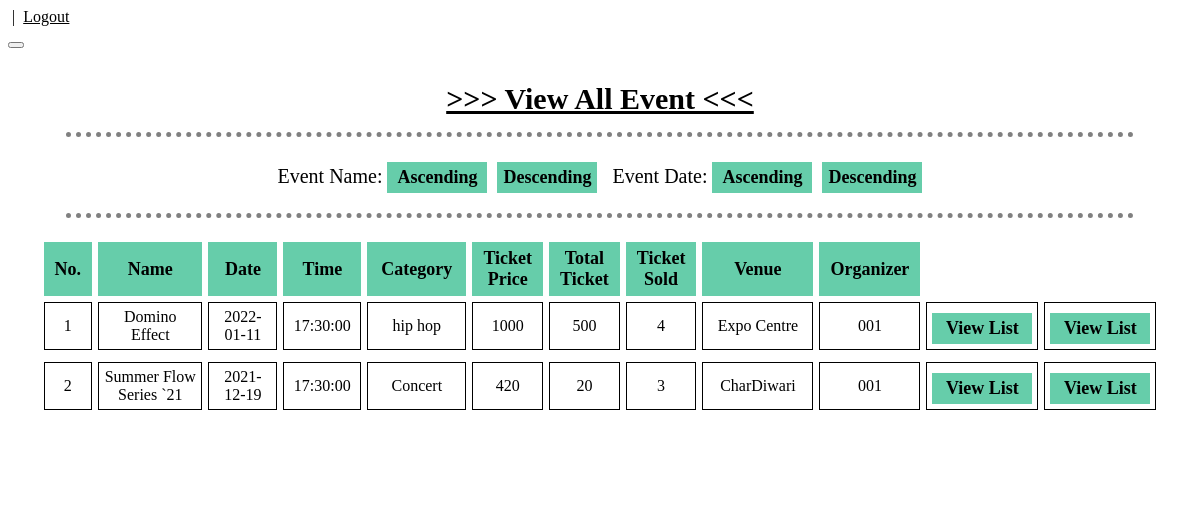
Screenshot of /Urban_Management_Final/DB_Project/event_manage_view.php (signed in) with the database file from the repository.
### tables this page shows
CREATE TABLE `event_details` (
  `EventID` int(10) NOT NULL,
  `EventName` varchar(100) NOT NULL,
  `EventDate` date NOT NULL,
  `EventTime` time NOT NULL,
  `EventCategory` varchar(100) NOT NULL,
  `Artist_id` varchar(21) DEFAULT NULL,
  `Sponsor_id` varchar(20) DEFAULT NULL,
  `EventDescription` text NOT NULL,
  `EventTicketPrice` double NOT NULL,
  `EventTicketTotal` int(11) NOT NULL,
  `EventTicketSold` int(11) NOT NULL,
  `UserID` varchar(10) NOT NULL,
  `VenueID` int(11) NOT NULL
);

CREATE TABLE `venue_details` (
  `VenueID` int(11) NOT NULL,
  `VenueName` varchar(80) NOT NULL,
  `VenueInfo` varchar(100) NOT NULL
);

### Urban_Management_Final/DB_Project/event_manage_view.php (the view, shortened to what this page needs)
<?php
	include "database/connect.php";
	include 'session.php';
?>
<!DOCTYPE html>
<html>
<head>
</head>
<body background="image\concrete1.jpg">
	<button onclick="topFunction()" id="myBtn" title="Go to top"></button>
	<div id="view" align="center">
		<br>
		<p><span style="text-decoration: underline;font-weight: 900;font-size: 30px"> >>> View All Event <<< </span></p>
		<hr>
		<form action="event_manage_view.php" method="POST" style="font-size: 20px;">
			Event Name:
			<input type="submit" name="name_asc" value="Ascending">&nbsp;
			<input type="submit" name="name_desc" value="Descending">
			&nbsp;&nbsp;Event Date:
			<input type="submit" name="date_asc" value="Ascending">&nbsp;
			<input type="submit" name="date_desc" value="Descending">
		</form>
		<hr>
		<table align="center" cellpadding="20px" cellspacing="6px">
			<tr>
				<th width="4%">No.</th>
				<th width="25%">Name</th>
				<th width="11%">Date</th>
				<th width="11%">Time</th>
				<th width="12%">Category</th>
				<th width="4%">Ticket Price</th>
				<th width="4%">Total Ticket</th>
				<th width="4%">Ticket Sold</th>
				<th width="20%">Venue</th>
				<th width="5%">Organizer</th>
			</tr>
			<?php
				if (isset($_POST['name_asc'])) {
					$count=0;
					$conn = mysqli_connect($servername, $username, $password, $dbname);
					$read_event = "SELECT * FROM event_details INNER JOIN venue_details ON event_details.VenueID = venue_details.VenueID ORDER BY EventName ASC";
					$result_read_event = mysqli_query($conn, $read_event);
					if(mysqli_num_rows($result_read_event)>0){
						while($row = mysqli_fetch_array($result_read_event, MYSQLI_ASSOC)){
							$count=$count+1;
							echo "<tr>";
							echo "<td style='text-align:center'>".$count."</td>";
							echo "<td>".$row['EventName']."</td>";
							echo "<td>".$row['EventDate']."</td>";
							echo "<td>".$row['EventTime']."</td>";
							echo "<td>".$row['EventCategory']."</td>";
							echo "<td>".$row['EventTicketPrice']."</td>";
							echo "<td>".$row['EventTicketTotal']."</td>";
							echo "<td>".$row['EventTicketSold']."</td>";
							echo "<td>".$row['VenueName']."</td>";
							echo "<td>".$row['UserID']."</td>";
							echo "<form method='POST' action='viewlist.php'' >";
							echo "<td><button type='submit'  style='margin:4px 0px 0px 0px'  value='".$row['EventID']."' name='viewlist' >View List</button></td>";
							echo "</form>";
							echo "<form method='POST' action='Specialviewlist.php'' >";
							echo "<td><button type='submit'  style='margin:4px 0px 0px 0px'  value='".$row['EventID']."' name='sviewlist' >View List</button></td>";
							echo "</form>";
							echo "<tr>";
						}
					}
				}
				else{
					$count=0;
					$conn = mysqli_connect($servername, $username, $password, $dbname);
					$read_event = "SELECT * FROM event_details INNER JOIN venue_details ON event_details.VenueID = venue_details.VenueID ORDER BY EventName ASC";
					$result_read_event = mysqli_query($conn, $read_event);
					if(mysqli_num_rows($result_read_event)>0){
						while($row = mysqli_fetch_array($result_read_event, MYSQLI_ASSOC)){
							$count=$count+1;
							echo "<tr>";
							echo "<td style='text-align:center'>".$count."</td>";
							echo "<td>".$row['EventName']."</td>";
							echo "<td>".$row['EventDate']."</td>";
							echo "<td>".$row['EventTime']."</td>";
							echo "<td>".$row['EventCategory']."</td>";
							echo "<td>".$row['EventTicketPrice']."</td>";
							echo "<td>".$row['EventTicketTotal']."</td>";
							echo "<td>".$row['EventTicketSold']."</td>";
							echo "<td>".$row['VenueName']."</td>";
							echo "<td>".$row['UserID']."</td>";
							echo "<form method='POST' action='viewlist.php' >";
							echo "<td><button type='submit'  style='margin:4px 0px 0px 0px'  value='".$row['EventID']."' name='viewlist' >View List</button></td>";
							echo "</form>";
							echo "<form method='POST' action='Specialviewlist.php'' >";
							echo "<td><button type='submit'  style='margin:4px 0px 0px 0px'  value='".$row['EventID']."' name='sviewlist' >View List</button></td>";
							echo "</form>";
							echo "<tr>";
						}
					}
				}
			?>
		</table>
	</div>
</body>
</html>

### Urban_Management_Final/DB_Project/event_manage_view.php (style rules this page uses)
form { margin-left: 60px; margin-top: 15px; margin-right: 60px; }
table { max-width: 1200px; margin-bottom:50px; margin-left:auto; margin-right:auto; background-color: white; text-align:center; }
th { background-color: #66CDAA; border:1px solid #66CDAA; font-size: 18px; text-align: center; padding: 5px 10px; }
td { border:1px solid black; font-size: 16px; font-family: Times New Roman; padding: 5px 5px; }
input[type=submit],button[type=submit] { padding: 5px; color: black; border: none; background-color: #66CDAA; font-weight: 700; font-family: Times New Roman; font-size: 18px; text-align: center; width: 100px; }
div { margin: auto; padding-bottom: 20px; min-width: 70%; max-width: 95%; background-color: white; }
hr { border-top: 5px dotted grey; border-bottom: none; border-left: none; border-right: none; width: 95%; padding-top: 10px }

### rows the page displays
event_details: EventName "Domino Effect", EventDate "2022-01-11", EventTime "17:30:00", EventCategory "hip hop", EventTicketPrice "1000", EventTicketTotal "500", EventTicketSold "4", VenueID.VenueName "Expo Centre", UserID "001", $row['EventID'] 17 (drawn)
event_details: EventName "Summer Flow Series `21", EventDate "2021-12-19", EventTime "17:30:00", EventCategory "Concert", EventTicketPrice "420", EventTicketTotal "20", EventTicketSold "3", VenueID.VenueName "CharDiwari", UserID "001", $row['EventID'] 16 (drawn)
